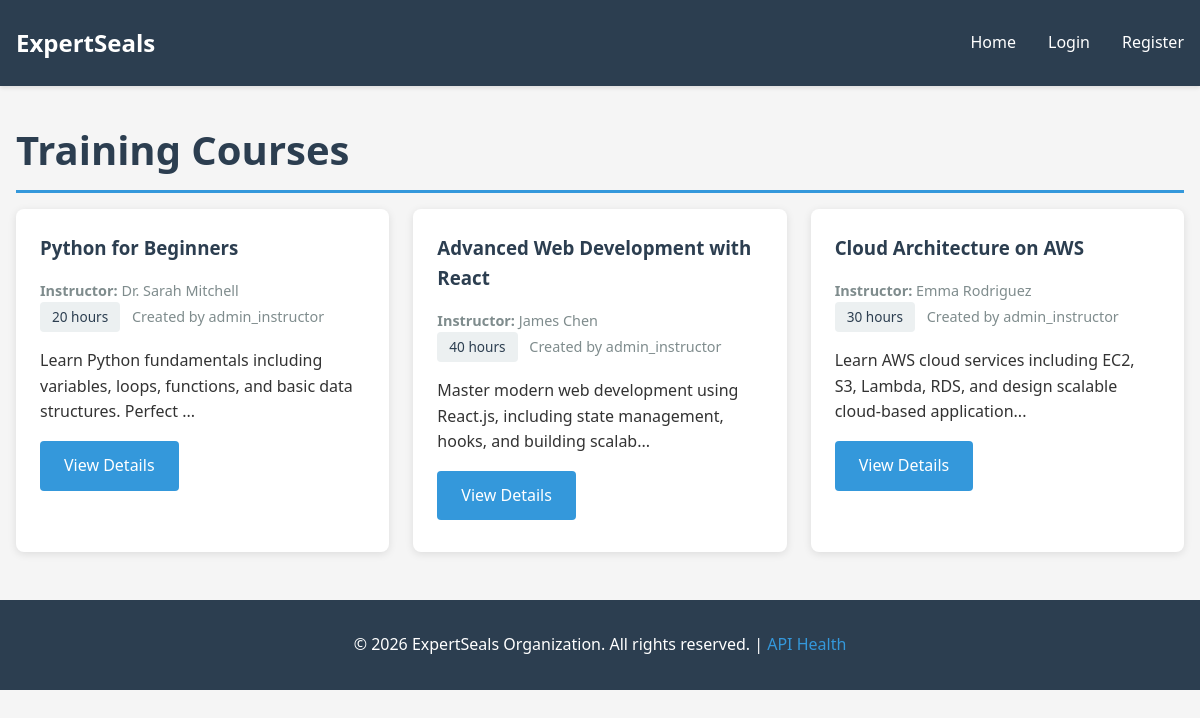
The page / on the database its author committed.
### app/models.py (models this page shows, shortened)
class Course(_db.Model):
    id = _db.Column(_db.Integer, primary_key=True)
    title = _db.Column(_db.String(100), nullable=False)
    description = _db.Column(_db.Text, nullable=True)
    instructor = _db.Column(_db.String(100), nullable=False)
    duration_hours = _db.Column(_db.Integer, nullable=False)
    created_by = _db.Column(_db.Integer, _db.ForeignKey('user.id'), nullable=False)
    created_user = _db.relationship('User', backref=_db.backref('courses', lazy=True))

class User(_db.Model):
    id = _db.Column(_db.Integer, primary_key=True)
    username = _db.Column(_db.String(100), unique=True, nullable=False)
    password_hash = _db.Column(_db.String(255), nullable=False)
    is_admin = _db.Column(_db.Boolean, default=False)

### app/routes.py (the view)
@bp.route('/')
def index():
    courses = Course.query.all()
    return render_template('index.html', courses=courses)

### app/templates/index.html (shortened to what this page needs)
{% extends 'base.html' %}
{% block content %}
<h1>Training Courses</h1>
{% if courses %}
    <div class="course-list">
        {% for course in courses %}
            <div class="course-card">
                <h3>{{ course.title }}</h3>
                <div class="course-meta">
                    <strong>Instructor:</strong> {{ course.instructor }}<br>
                    <span class="course-duration">{{ course.duration_hours }} hours</span>
                    <span style="color: #7f8c8d; font-size: 0.9rem;">
                        Created by {{ course.created_user.username }}
                    </span>
                </div>
                <p>{{ course.description[:100] }}{% if course.description and course.description|length > 100 %}...{% endif %}</p>
                <div style="margin-top: 1rem;">
                    <a href="{{ url_for('main.view_course', course_id=course.id) }}" class="btn btn-primary">View Details</a>
                </div>
            </div>
        {% endfor %}
    </div>
{% else %}
    <div class="empty-state">
        <h2>No Courses Available</h2>
        <p>There are currently no training courses. {% if current_user.is_authenticated %}<a href="{{ url_for('main.new_course') }}">Create one now</a>{% endif %}</p>
    </div>
{% endif %}
{% endblock %}

### app/templates/base.html (shortened to what this page needs)
<!DOCTYPE html>
<html lang="en">
<head>
    <link rel="stylesheet" href="{{ url_for('static', filename='style.css') }}">
</head>
<body>
    <header>
        <nav>
            <div class="logo">ExpertSeals</div>
            <ul>
                <li><a href="{{ url_for('main.index') }}">Home</a></li>
                {% if current_user.is_authenticated %}
                    <li><a href="{{ url_for('main.new_course') }}" class="btn btn-success">Add Course</a></li>
                    <li>
                        <div class="user-info">
                            Hello, <strong>{{ current_user.username }}</strong>
                            {% if current_user.is_admin %}<span style="color: #f39c12;">[Admin]</span>{% endif %}
                        </div>
                    </li>
                    <li><a href="{{ url_for('auth.logout') }}">Logout</a></li>
                {% else %}
                    <li><a href="{{ url_for('auth.login') }}">Login</a></li>
                    <li><a href="{{ url_for('auth.register') }}">Register</a></li>
                {% endif %}
            </ul>
        </nav>
    </header>
    <main class="container">
        {% block content %}{% endblock %}
    </main>
    <footer>
        <p>&copy; 2026 ExpertSeals Organization. All rights reserved. |
            <a href="/api/health">API Health</a>
        </p>
    </footer>
</body>
</html>

### app/static/style.css (style rules this page uses)
* { margin: 0; padding: 0; box-sizing: border-box; }
:root { --primary-color: #2c3e50; --secondary-color: #3498db; --success-color: #27ae60; --danger-color: #e74c3c; --warning-color: #f39c12; --light-gray: #ecf0f1; --dark-gray: #7f8c8d; }
body { font-family: 'Segoe UI', Tahoma, Geneva, Verdana, sans-serif; line-height: 1.6; color: #333; background-color: #f5f5f5; }
header { background-color: var(--primary-color); color: white; padding: 1.5rem 0; box-shadow: 0 2px 4px rgba(0, 0, 0, 0.1); }
nav { max-width: 1200px; margin: 0 auto; display: flex; justify-content: space-between; align-items: center; padding: 0 1rem; }
nav .logo { font-size: 1.5rem; font-weight: bold; }
nav ul { list-style: none; display: flex; gap: 2rem; align-items: center; }
nav a { color: white; text-decoration: none; transition: color 0.3s; }
.container { max-width: 1200px; margin: 2rem auto; padding: 0 1rem; }
h1, h2, h3 { color: var(--primary-color); margin-bottom: 1rem; }
h1 { font-size: 2.5rem; border-bottom: 3px solid var(--secondary-color); padding-bottom: 0.5rem; }
button, .btn, a.btn { display: inline-block; padding: 0.75rem 1.5rem; margin-right: 0.5rem; margin-bottom: 0.5rem; border: none; border-radius: 4px; font-size: 1rem; cursor: pointer; text-decoration: none; transition: all 0.3s; }
.btn-primary { background-color: var(--secondary-color); color: white; }
.course-list { display: grid; grid-template-columns: repeat(auto-fill, minmax(300px, 1fr)); gap: 1.5rem; }
.course-card { background-color: white; border-radius: 8px; box-shadow: 0 2px 8px rgba(0, 0, 0, 0.1); padding: 1.5rem; transition: transform 0.3s, box-shadow 0.3s; }
.course-card h3 { margin-top: 0; }
.course-card .course-meta { color: var(--dark-gray); font-size: 0.9rem; margin-bottom: 1rem; }
.course-card .course-duration { display: inline-block; background-color: var(--light-gray); padding: 0.25rem 0.75rem; border-radius: 4px; font-size: 0.85rem; color: var(--primary-color); margin-right: 0.5rem; }
footer { text-align: center; padding: 2rem; background-color: var(--primary-color); color: white; margin-top: 3rem; }
footer a { color: var(--secondary-color); text-decoration: none; }

### rows shown on the page
Course: title "Python for Beginners", instructor "Dr. Sarah Mitchell", duration_hours "20", created_user.username "admin_instructor", description "Learn Python fundamentals including variables, loops, functions, and basic data structures. Perfect"
Course: title "Advanced Web Development with React", instructor "James Chen", duration_hours "40", created_user.username "admin_instructor", description "Master modern web development using React.js, including state management, hooks, and building scalab"
Course: title "Cloud Architecture on AWS", instructor "Emma Rodriguez", duration_hours "30", created_user.username "admin_instructor", description "Learn AWS cloud services including EC2, S3, Lambda, RDS, and design scalable cloud-based application"
